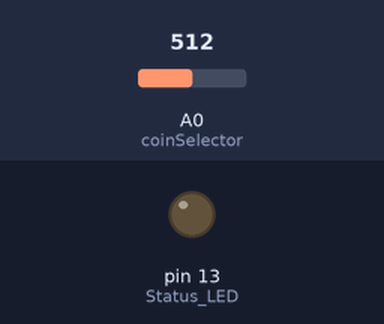
A sketch run on a simulated Arduino Uno, built with avr-gcc and run on an emulated ATmega328P. On the bench: output pins drawn as LEDs (lit = HIGH). Inputs (shaded band) come from the test bench; at power-on: A0 (coinSelector) = 512. What the sketch prints to the serial monitor is not drawn.

Above: at 3.2 s.
3.3 s: A0 (coinSelector) set to 982
4.8 s: A0 (coinSelector) set to 1013
At 6.1 s:
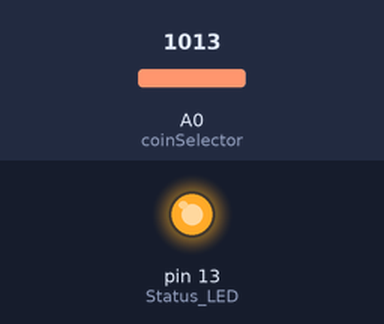
Timing chart, 0 to 7.8 s (numbered marks = the images above; inputs shaded):
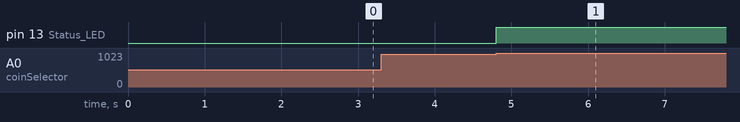

Measured:
- the behaviour switches between 1000 and 1001 on A0 (coinSelector) (found by bisection; images 0 and 1)
- after the input at 3.3 s, every drawn part: stays the same
- after the input at 4.8 s, pin 13 (Status_LED): LOW → HIGH at once

The sketch:

ch926.ino
```cpp
//UPDATED BY: ABHISHEK SINGH

const int coinSelector = A0; // Analog input pin that the coin selector uses
const int signalCostFactor = 5; // Each signal pulse is worth 5p

int signalValue = 0; // For storing value from analog input

int state; // Current state
int lastState = 0; // Last state

int balance = 0; // Pence
int coinValue = 0; // Curent coin value

int update = 1; // Used for sending an update

long updateDebounceTime = 0; // The last time we sent an update
long updateDebounceDelay = 500; // Update 500ms after last singal pulse

void setup() {

  pinMode(13, OUTPUT); // Status LED

  Serial.begin(9600); // Setup serial at 9600 baud

  delay(2000); // Don't start main loop until we're sure that the coin selector has started

  Serial.println("Ready..");

}

void loop() {

  signalValue = analogRead(coinSelector); // Read analog value from coin selector

  if (signalValue > 1000) {

    state = 1; // State is 1 as we're high

  } else {

    state = 0;

    // Should we send a balance update

    if (update == 0) {

      if ((millis() - updateDebounceTime) > updateDebounceDelay) {

        Serial.print("Coin Value: ");
        Serial.println(coinValue); // WARNING: The coin value will be wrong if coins are inserted within the updateDebounceDelay, adjust the delay and test

        Serial.print("Balance: ");
        Serial.println(balance); // This should be the most accurate as we should get the same ammount of pulses even if multiple coins get inserted at once

        coinValue = 0; // Reset current coin value

        update = 1; // Make sure we don't run again, till next coin

      }

    }

  }

  if (state != lastState) {

    // Process new signal

    if (state == 1) {

      digitalWrite(13, HIGH); // Turn status LED on to show signal

      balance = balance + signalCostFactor; // Update balance

      coinValue = coinValue + signalCostFactor; // Update coin value

      updateDebounceTime = millis(); // Update last time we processed a signal

      update = 0; // Time to send a update now?

    } else {

      digitalWrite(13, LOW);  // Turn status LED off

    }

    lastState = state; // Update last state

  }

  delay(1);

}
```
